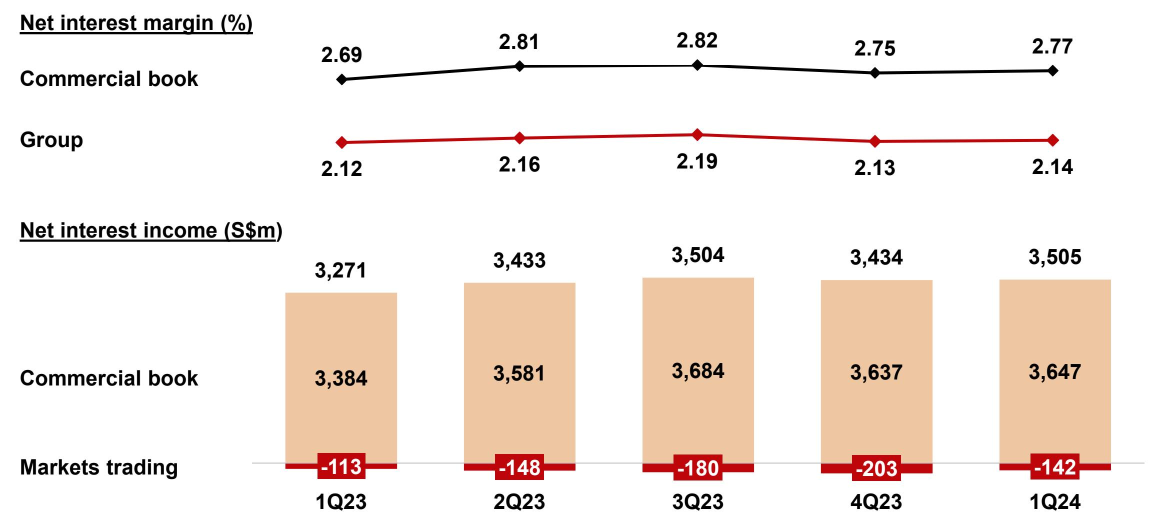
#> input picture All/1Q24_CFO_presentation/_page_4_Figure_1.jpeg, 2304 x 1055 px, found by its file name (shown at 1/2 size)
$ python easy_ocr_quarters.py
#> lines starting #> are read from the running program, lines starting #| are printed output that depends on the picture; after the words box and inside, x2 and y2 are one past the last pixel; in counts of white or black regions, pixels touching at a corner belong together
# --- One cell: run EasyOCR on your chart image (simplified) ---
# Works in a notebook. If you just installed packages, restart the kernel once if imports fail.

# --- (A) Installs ---
# Tip: if SSL cert errors happen on macOS, uncomment the certifi block below first.
# import certifi, os
# os.environ["SSL_CERT_FILE"] = certifi.where()
# os.environ["REQUESTS_CA_BUNDLE"] = certifi.where()

# %pip -q install easyocr opencv-python-headless pillow matplotlib pandas numpy certifi

# --- (B) Config ---
IMG_PATHS = [
    "/Users/marcusfoo/Documents/GitHub/PTO_ICT3113_Grp1/All/1Q24_CFO_presentation/_page_4_Figure_1.jpeg",
    "/Users/marcusfoo/Documents/GitHub/PTO_ICT3113_Grp1/All/2Q24_CFO_presentation/_page_5_Figure_1.jpeg",
    "/Users/marcusfoo/Documents/GitHub/PTO_ICT3113_Grp1/All/3Q24_CFO_presentation/_page_7_Figure_1.jpeg",
    "/Users/marcusfoo/Documents/GitHub/PTO_ICT3113_Grp1/All/4Q24_CFO_presentation/_page_5_Figure_1.jpeg",
    "/Users/marcusfoo/Documents/GitHub/PTO_ICT3113_Grp1/All/1Q25_CFO_presentation/_page_4_Figure_1.jpeg",
    "/Users/marcusfoo/Documents/GitHub/PTO_ICT3113_Grp1/All/2Q25_CFO_presentation/_page_5_Figure_1.jpeg",
]

# --- (C) Imports & utils ---
import re, math, numpy as np, pandas as pd
from pathlib import Path
import cv2
from PIL import Image
import matplotlib.pyplot as plt
from IPython.display import display as _show

NUM_PAT = re.compile(r"^[+-]?\d{1,4}(?:[.,]\d+)?%?$")
# This is the FIX
QUARTER_PAT = re.compile(r"([1-4Iil|])\s*[QO0]\s*([0-9O]{2,4})", re.I)

_CHAR_FIX = str.maketrans({
    "O":"0","o":"0",
    "S":"5","s":"5",
    "I":"1","l":"1","|":"1","!":"1",
    "D":"0",
    "B":"3", "8":"3",  # Force B and 8 to become 3
    "Z":"2", "z":"2"   # Force Z to become 2
})

def normalize_token(t: str) -> str:
    t = (t or "").strip()
    return t.translate(_CHAR_FIX).replace(" ", "")

def load_image(path):
    p = Path(path)
    if not p.exists():
        raise FileNotFoundError(p)
    im = cv2.imread(str(p))
#> im is the input picture: shape (1055, 2304, 3); mean B, G, R 228.6, 234.2, 243.5
    if im is None:
        raise RuntimeError("cv2.imread() returned None")
    return im

# [39 lines left out: functions preprocess, norm_num, extract_numbers, not called in this run]

def _is_half_token(t: str) -> bool:
    t = (t or "").lower().replace(" ", "")
    return ("9m" in t) or ("1h" in t) or ("h1" in t) or ("h2" in t) or ("2h" in t)

# [21 lines left out: functions overlay, kmeans_1d, not called in this run]

# --- (D) Backend wrappers ---
_EASY_OCR_READER = None
def run_easyocr(img_rgb):
    import easyocr
    global _EASY_OCR_READER
    if _EASY_OCR_READER is None:
        _EASY_OCR_READER = easyocr.Reader(['en'], gpu=False, verbose=False)
    results = _EASY_OCR_READER.readtext(img_rgb, detail=1, paragraph=False)
    out = []
    for quad, text, conf in results:
        (x1,y1),(x2,y2),(x3,y3),(x4,y4) = quad
        out.append({"bbox": (int(x1),int(y1),int(x3),int(y3)), "text": str(text), "conf": float(conf)})
    return out

def detect_quarters_easyocr(img_bgr):
    """
    Use EasyOCR to read quarter labels along the bottom axis.
    Returns a list of (x_global, 'nQyy') sorted left→right, with half-year tokens removed.
    """
    H, W = img_bgr.shape[:2]
#> H = 1055; W = 2304
    y0 = int(H * 0.66)  # bottom 34% to include labels (changed from 0.60)
#> y0 = 696
    crop = img_bgr[y0:H, 0:W]
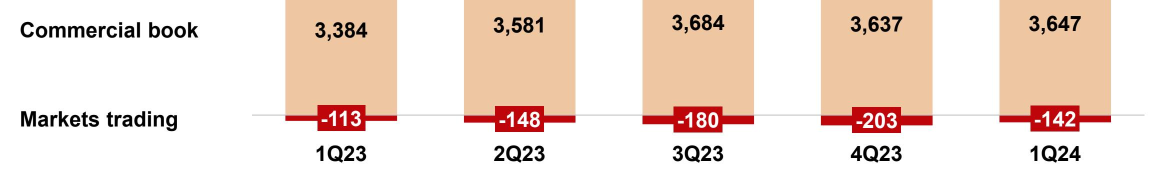
#> crop: shape (359, 2304, 3) (shown at 1/2 size); mean B, G, R 211.7, 222, 240.1
    # preprocess: gray -> bilateral -> CLAHE -> adaptive thr -> morph close -> upsample
    gray = cv2.cvtColor(crop, cv2.COLOR_BGR2GRAY)
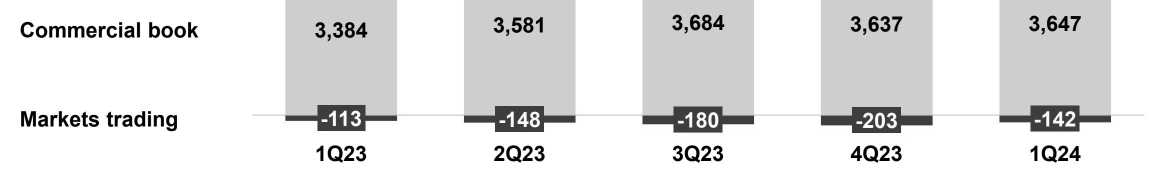
#> gray: shape (359, 2304) (shown at 1/2 size); min 0, max 255, mean 226.3
    gray = cv2.bilateralFilter(gray, d=7, sigmaColor=50, sigmaSpace=50)
    clahe = cv2.createCLAHE(clipLimit=2.0, tileGridSize=(8,8))
    gray = clahe.apply(gray)
    thr = cv2.adaptiveThreshold(gray, 255, cv2.ADAPTIVE_THRESH_GAUSSIAN_C,
                                cv2.THRESH_BINARY, 31, 8)
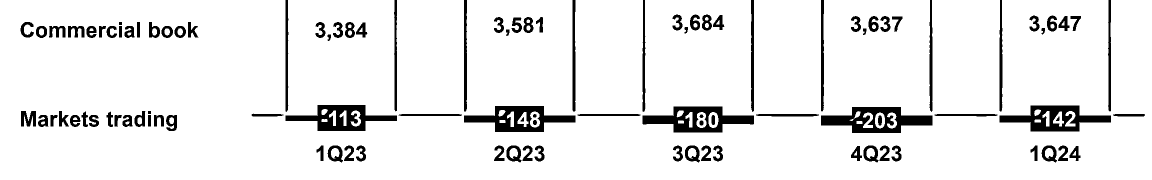
#> thr: shape (359, 2304) (shown at 1/2 size); 91.9% white; 104 black regions, largest, box (x1, y1, x2, y2) and area: (1642, 214, 1865, 266) 6169, (1285, 213, 1508, 265) 5731, (1999, 211, 2222, 263) 5664
    # kernel = np.ones((3,3), np.uint8)
    # thr = cv2.morphologyEx(thr, cv2.MORPH_CLOSE, kernel, iterations=1)
    up = cv2.resize(thr, None, fx=3.0, fy=3.0, interpolation=cv2.INTER_CUBIC)  # changed from 2.5
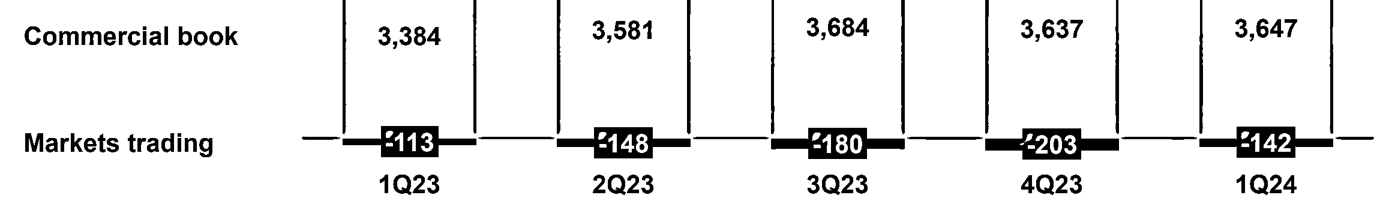
#> up: shape (1077, 6912) (shown at 1/5 size); min 0, max 255, mean 234.3
    img_rgb = cv2.cvtColor(up, cv2.COLOR_GRAY2RGB)
    ocr = run_easyocr(img_rgb)
    print("\n[DEBUG] Raw tokens from bottom axis:")
    for r in ocr or []:
        print(f"  - Raw: '{r.get('text','')}'  ->  Normalized: '{normalize_token(r.get('text',''))}'")
    # PASS 1 — direct regex on normalized tokens
    tokens = []
    for r in ocr or []:
        raw = str(r.get("text","")).strip()
        x1,y1,x2,y2 = r["bbox"]
        cx_local = (x1 + x2) // 2
        cx_global = int(cx_local / 3.0)  # undo scaling
        tokens.append({"x": cx_global, "raw": raw, "norm": normalize_token(raw)})

    quarters = []
    for t in tokens:
        if _is_half_token(t["norm"]):
            continue
        m = QUARTER_PAT.search(t["norm"])
        if m:
            q = f"{m.group(1)}Q{m.group(2)[-2:]}"
            q = normalize_token(q)
            quarters.append((t["x"], q))

    # PASS 2 — stitch split tokens if too few quarters were found
    if len(quarters) < 4 and tokens:
        # classify simple pieces
        pieces = sorted(tokens, key=lambda d: d["x"])
        digits_1to4 = [p for p in pieces if p["norm"] in ("1","2","3","4")]
        q_only      = [p for p in pieces if p["norm"].upper() == "Q"]
        q_with_year = [p for p in pieces if re.fullmatch(r"Q[0-9O]{2,4}", p["norm"], flags=re.I)]
        years_2d    = [p for p in pieces if re.fullmatch(r"[0-9O]{2,4}", p["norm"])]

        used = set()
        def near(a, b, tol=70):  # pixels in global coords
            return abs(a["x"] - b["x"]) <= tol

        # patterns: [digit][Q][year] or [digit][Qyy] or [digitQ][yy] or [digit][Qyy] (with OCR confusions)
        for d in digits_1to4:
            # digit + Qyy
            candidates = [q for q in q_with_year if near(d, q)]
            if candidates:
                qtok = min(candidates, key=lambda q: abs(q["x"]-d["x"]))
                qyy = normalize_token(qtok["norm"])[1:]
                quarters.append(( (d["x"]+qtok["x"])//2, f"{d['norm']}Q{qyy[-2:]}" ))
                used.add(id(d)); used.add(id(qtok)); continue
            # digit + Q + yy
            qs = [q for q in q_only if near(d, q)]
            ys = [y for y in years_2d if near(d, y, tol=120)]
            if qs and ys:
                qtok = min(qs, key=lambda q: abs(q["x"]-d["x"]))
                ytok = min(ys, key=lambda y: abs(y["x"]-qtok["x"]))
                yy = normalize_token(ytok["norm"])
                quarters.append(( (d["x"]+ytok["x"])//2, f"{d['norm']}Q{yy[-2:]}" ))
                used.add(id(d)); used.add(id(qtok)); used.add(id(ytok)); continue

    # PASS 3 — clean and dedupe results
    if not quarters:
        return []
    quarters.sort(key=lambda t: t[0])
    deduped = []
    last_x = -10**9
    for x,q in quarters:
        if abs(x - last_x) <= 22:
            continue
        deduped.append((x,q))
        last_x = x
    quarters = deduped

    return quarters

# --- (E) Extraction logic specific to your slide layout ---
# Removed entire extract_series_from_df function as per instructions

# --- (F) Run EasyOCR only ---
for path in IMG_PATHS:
    print("\n" + "="*88)
    print(f"Image: {path}")
    try:
        img_bgr = load_image(path)
#> (the run stopped early here; a loop or call above may not have finished)

$ run again, with All/1Q24_CFO_presentation/_page_12_Figure_1.jpeg copied over All/1Q24_CFO_presentation/_page_4_Figure_1.jpeg
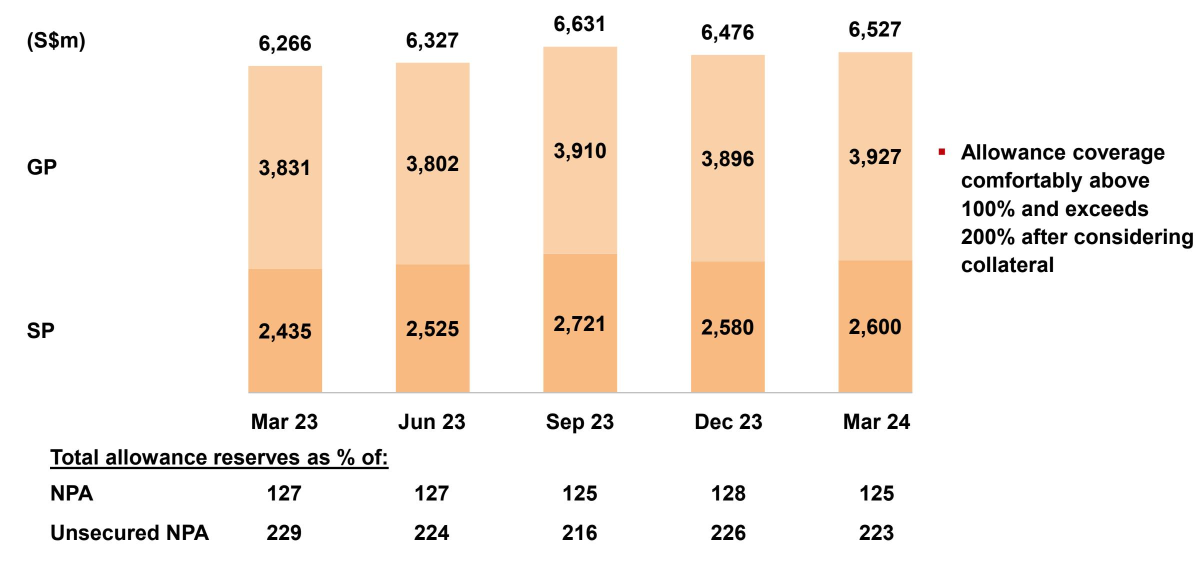
#> input picture All/1Q24_CFO_presentation/_page_12_Figure_1.jpeg, 2400 x 1126 px, found by its file name (shown at 1/2 size)
#> in load_image, im is the input picture: shape (1126, 2400, 3); mean B, G, R 228.9, 237.2, 246
#> in detect_quarters_easyocr, `thr = cv2.adaptiveThreshold(gray, 255, cv2.ADAPTIVE_THRESH_GAUSSIAN_C,..`:
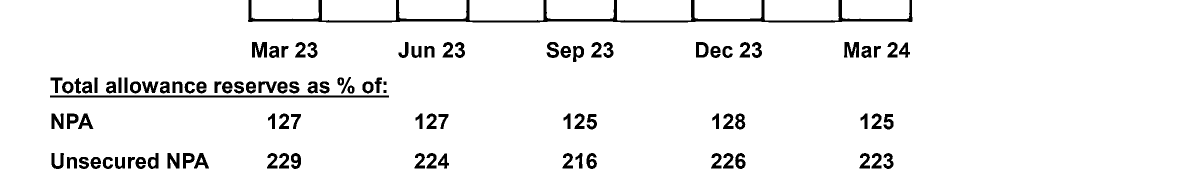
#> thr: shape (383, 2400) (shown at 1/2 size); 95.3% white; 102 black regions, largest, box (x1, y1, x2, y2) and area: (496, 0, 1825, 45) 8598, (100, 191, 778, 195) 2712, (504, 84, 534, 115) 663
#> in detect_quarters_easyocr, `up = cv2.resize(thr, None, fx=3.0, fy=3.0, interpolation=cv2.INTER_CUB..`:
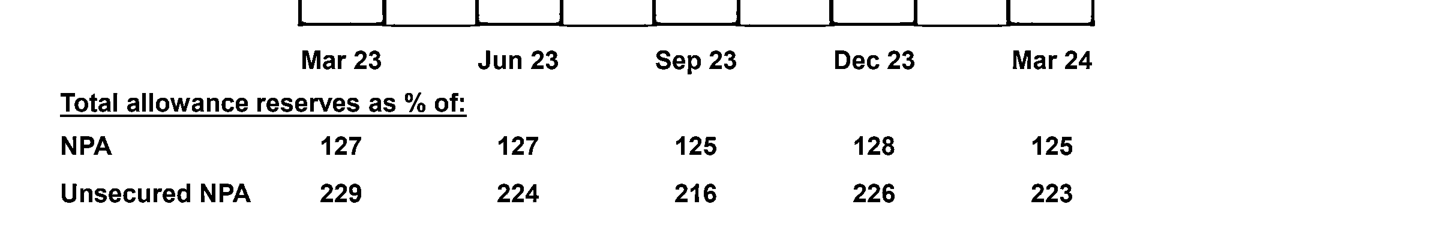
#> up: shape (1149, 7200) (shown at 1/5 size); min 0, max 255, mean 242.9

$ run again, with All/1Q24_CFO_presentation/_page_13_Figure_1.jpeg copied over All/1Q24_CFO_presentation/_page_4_Figure_1.jpeg
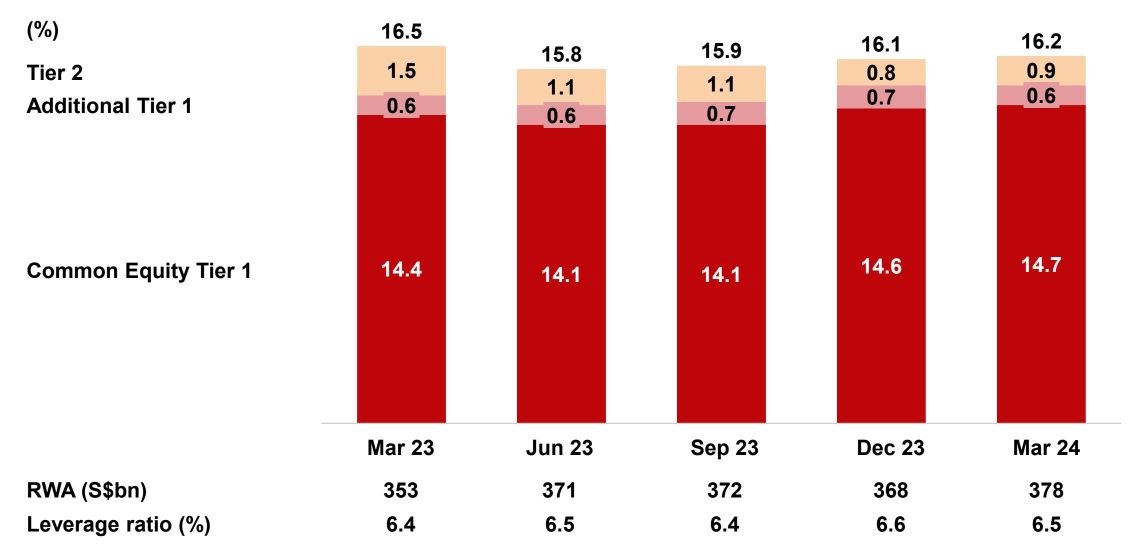
#> input picture All/1Q24_CFO_presentation/_page_13_Figure_1.jpeg, 2264 x 1111 px, found by its file name (shown at 1/2 size)
#> in load_image, im is the input picture: shape (1111, 2264, 3); mean B, G, R 193.8, 193.7, 235.4
#> in detect_quarters_easyocr, `thr = cv2.adaptiveThreshold(gray, 255, cv2.ADAPTIVE_THRESH_GAUSSIAN_C,..`:
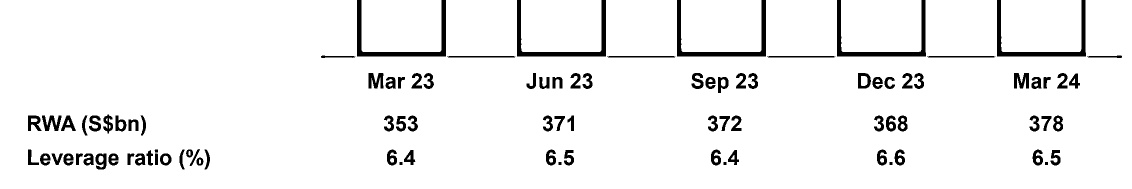
#> thr: shape (378, 2264) (shown at 1/2 size); 94.7% white; 94 black regions, largest, box (x1, y1, x2, y2) and area: (714, 0, 892, 113) 3484, (1034, 0, 1212, 113) 3391, (1354, 0, 1532, 113) 3391
#> in detect_quarters_easyocr, `up = cv2.resize(thr, None, fx=3.0, fy=3.0, interpolation=cv2.INTER_CUB..`:
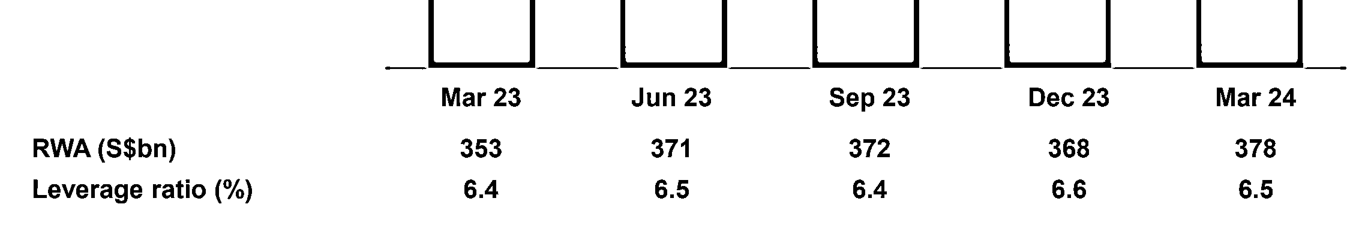
#> up: shape (1134, 6792) (shown at 1/5 size); min 0, max 255, mean 241.6

$ run again, with All/1Q24_CFO_presentation/_page_5_Figure_1.jpeg copied over All/1Q24_CFO_presentation/_page_4_Figure_1.jpeg
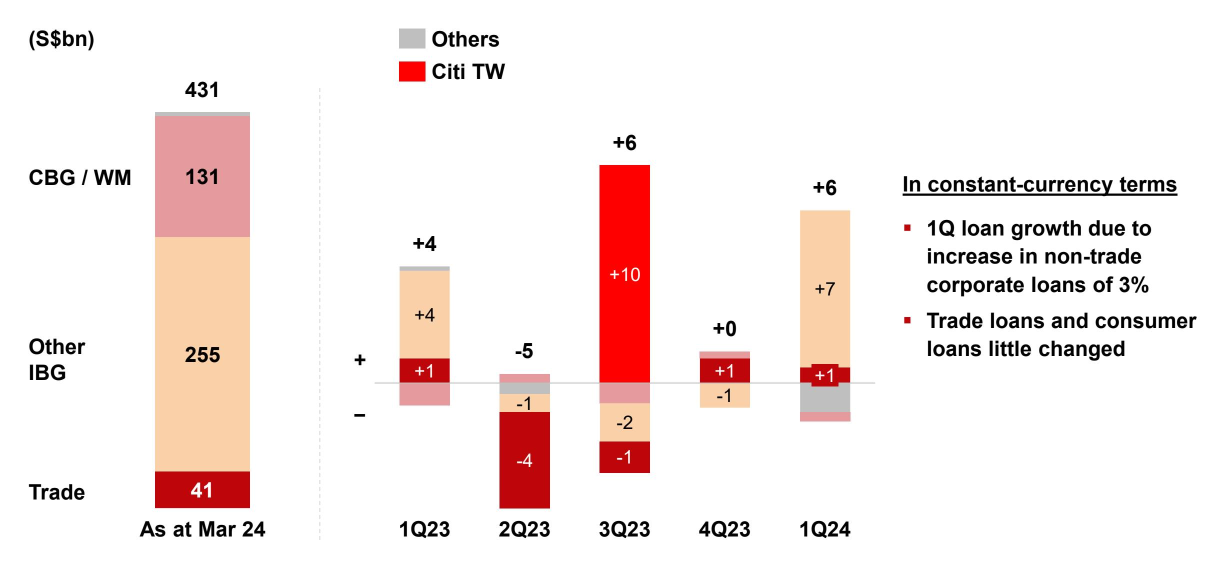
#> input picture All/1Q24_CFO_presentation/_page_5_Figure_1.jpeg, 2410 x 1133 px, found by its file name (shown at 1/2 size)
#> in load_image, im is the input picture: shape (1133, 2410, 3); mean B, G, R 232.6, 234.7, 246.2
#> in detect_quarters_easyocr, `thr = cv2.adaptiveThreshold(gray, 255, cv2.ADAPTIVE_THRESH_GAUSSIAN_C,..`:
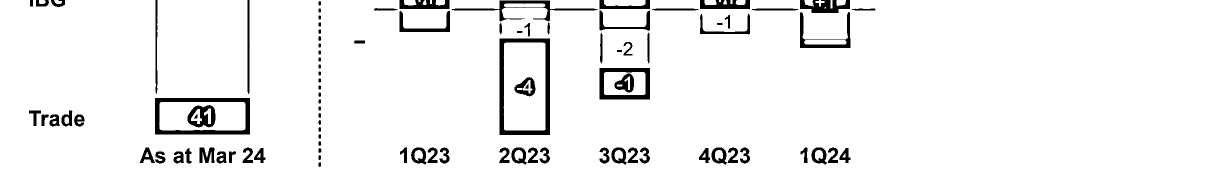
#> thr: shape (386, 2410) (shown at 1/2 size); 95.3% white; 97 black regions (1 under 20 px), largest, box (x1, y1, x2, y2) and area: (999, 77, 1100, 270) 4893, (310, 196, 500, 269) 4138, (1199, 136, 1300, 199) 2572
#> in detect_quarters_easyocr, `up = cv2.resize(thr, None, fx=3.0, fy=3.0, interpolation=cv2.INTER_CUB..`:
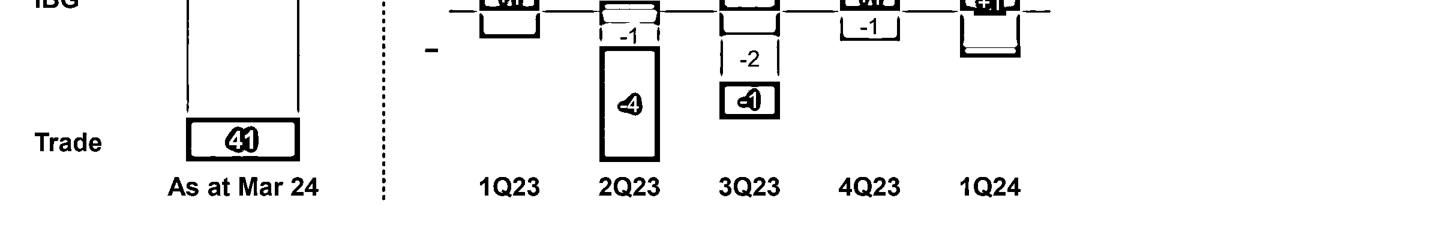
#> up: shape (1158, 7230) (shown at 1/5 size); min 0, max 255, mean 242.9
